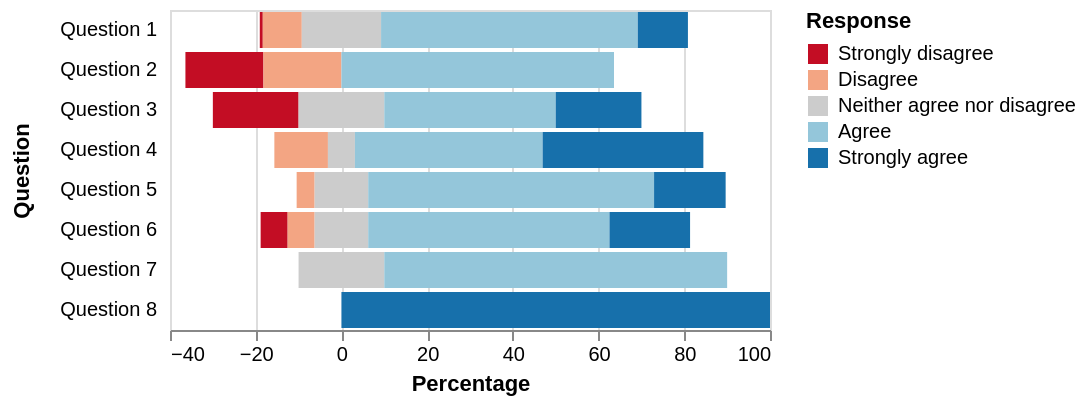

The specification (Vega-Lite) saved for this image:
### Vega-Lite specification from a JSON file in a GitHub repository (floating-point values rounded to 4 significant figures)
{"$schema": "https://vega.github.io/schema/vega-lite/v4.json", "description": "A diverging stacked bar chart for sentiments towards a set of eight questions, displayed as percentages with neutral responses straddling the 0% mark", "data": {"values": [{"question": "Question 1", "type": "Strongly disagree", "value": 24, "percentage": 0.7}, {"question": "Question 1", "type": "Disagree", "value": 294, "percentage": 9.1}, {"question": "Question 1", "type": "Neither agree nor disagree", "value": 594, "percentage": 18.5}, {"question": "Question 1", "type": "Agree", "value": 1927, "percentage": 59.9}, {"question": "Question 1", "type": "Strongly agree", "value": 376, "percentage": 11.7}, {"question": "Question 2", "type": "Strongly disagree", "value": 2, "percentage": 18.2}, {"question": "Question 2", "type": "Disagree", "value": 2, "percentage": 18.2}, {"question": "Question 2", "type": "Neither agree nor disagree", "value": 0, "percentage": 0}, {"question": "Question 2", "type": "Agree", "value": 7, "percentage": 63.6}, {"question": "Question 2", "type": "Strongly agree", "value": 11, "percentage": 0}, {"question": "Question 3", "type": "Strongly disagree", "value": 2, "percentage": 20}, {"question": "Question 3", "type": "Disagree", "value": 0, "percentage": 0}, {"question": "Question 3", "type": "Neither agree nor disagree", "value": 2, "percentage": 20}, {"question": "Question 3", "type": "Agree", "value": 4, "percentage": 40}, {"question": "Question 3", "type": "Strongly agree", "value": 2, "percentage": 20}, {"question": "Question 4", "type": "Strongly disagree", "value": 0, "percentage": 0}, {"question": "Question 4", "type": "Disagree", "value": 2, "percentage": 12.5}, {"question": "Question 4", "type": "Neither agree nor disagree", "value": 1, "percentage": 6.3}, {"question": "Question 4", "type": "Agree", "value": 7, "percentage": 43.8}, {"question": "Question 4", "type": "Strongly agree", "value": 6, "percentage": 37.5}, {"question": "Question 5", "type": "Strongly disagree", "value": 0, "percentage": 0}, {"question": "Question 5", "type": "Disagree", "value": 1, "percentage": 4.2}, {"question": "Question 5", "type": "Neither agree nor disagree", "value": 3, "percentage": 12.5}, {"question": "Question 5", "type": "Agree", "value": 16, "percentage": 66.7}, {"question": "Question 5", "type": "Strongly agree", "value": 4, "percentage": 16.7}, {"question": "Question 6", "type": "Strongly disagree", "value": 1, "percentage": 6.3}, {"question": "Question 6", "type": "Disagree", "value": 1, "percentage": 6.3}, {"question": "Question 6", "type": "Neither agree nor disagree", "value": 2, "percentage": 12.5}, {"question": "Question 6", "type": "Agree", "value": 9, "percentage": 56.3}, {"question": "Question 6", "type": "Strongly agree", "value": 3, "percentage": 18.8}, {"question": "Question 7", "type": "Strongly disagree", "value": 0, "percentage": 0}, {"question": "Question 7", "type": "Disagree", "value": 0, "percentage": 0}, {"question": "Question 7", "type": "Neither agree nor disagree", "value": 1, "percentage": 20}, {"question": "Question 7", "type": "Agree", "value": 4, "percentage": 80}, {"question": "Question 7", "type": "Strongly agree", "value": 0, "percentage": 0}, {"question": "Question 8", "type": "Strongly disagree", "value": 0, "percentage": 0}, {"question": "Question 8", "type": "Disagree", "value": 0, "percentage": 0}, {"question": "Question 8", "type": "Neither agree nor disagree", "value": 0, "percentage": 0}, {"question": "Question 8", "type": "Agree", "value": 0, "percentage": 0}, {"question": "Question 8", "type": "Strongly agree", "value": 2, "percentage": 100}]}, "transform": [{"calculate": "if(datum.type === 'Strongly disagree',-2,0) + if(datum.type==='Disagree',-1,0) + if(datum.type =='Neither agree nor disagree',0,0) + if(datum.type ==='Agree',1,0) + if(datum.type ==='Strongly agree',2,0)", "as": "q_order"}, {"calculate": "if(datum.type === 'Disagree' || datum.type === 'Strongly disagree', datum.percentage,0) + if(datum.type === 'Neither agree nor disagree', datum.percentage / 2,0)", "as": "signed_percentage"}, {"stack": "percentage", "as": ["v1", "v2"], "groupby": ["question"]}, {"joinaggregate": [{"field": "signed_percentage", "op": "sum", "as": "offset"}], "groupby": ["question"]}, {"calculate": "datum.v1 - datum.offset", "as": "nx"}, {"calculate": "datum.v2 - datum.offset", "as": "nx2"}], "mark": "bar", "encoding": {"x": {"field": "nx", "type": "quantitative", "axis": {"title": "Percentage"}}, "x2": {"field": "nx2"}, "y": {"field": "question", "type": "nominal", "axis": {"title": "Question", "offset": 5, "ticks": false, "minExtent": 60, "domain": false}}, "color": {"field": "type", "type": "nominal", "legend": {"title": "Response"}, "scale": {"domain": ["Strongly disagree", "Disagree", "Neither agree nor disagree", "Agree", "Strongly agree"], "range": ["#c30d24", "#f3a583", "#cccccc", "#94c6da", "#1770ab"], "type": "ordinal"}}}, "autosize": {"type": "pad"}}
